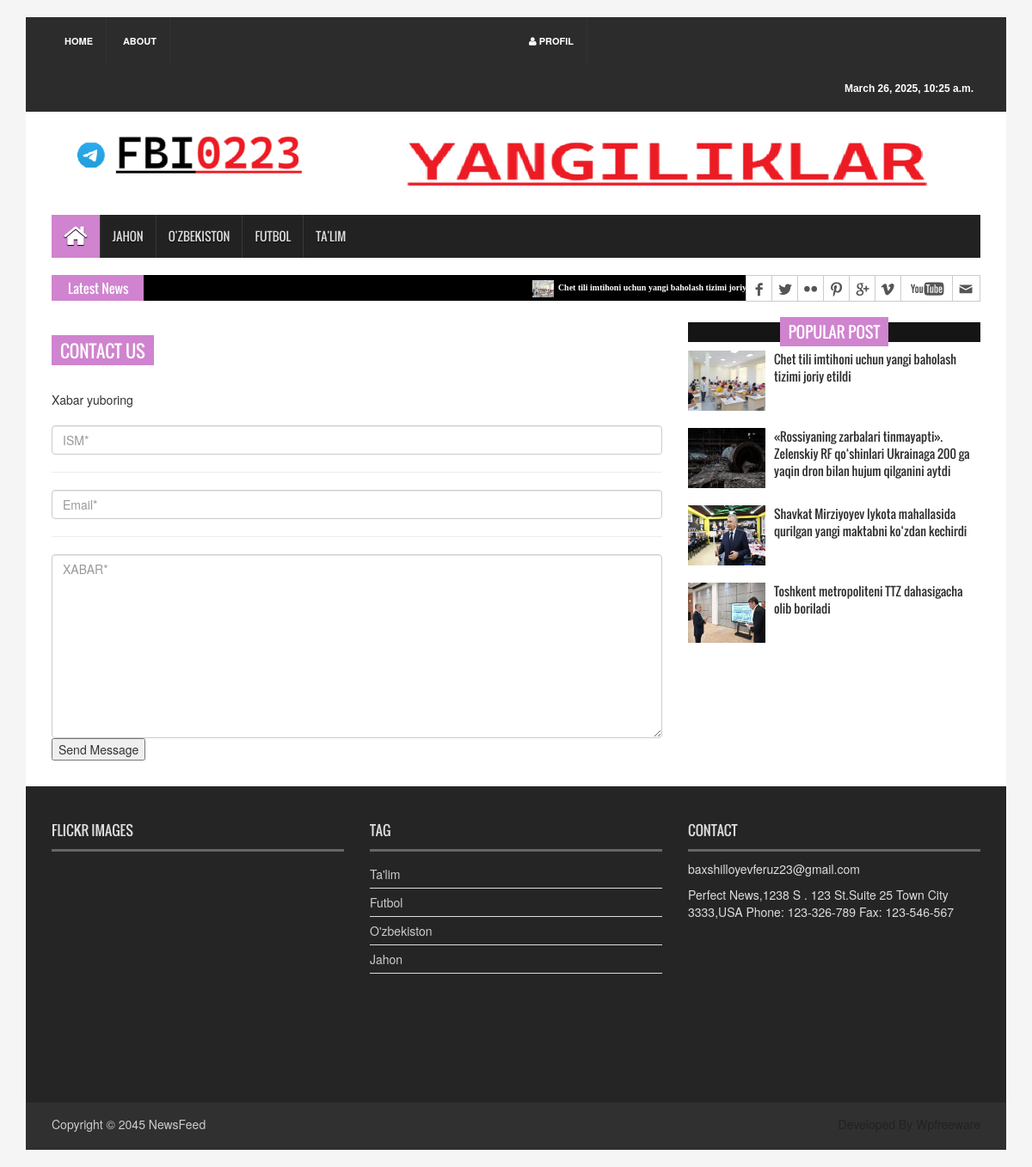
Page /contact/ on the earlier database version.
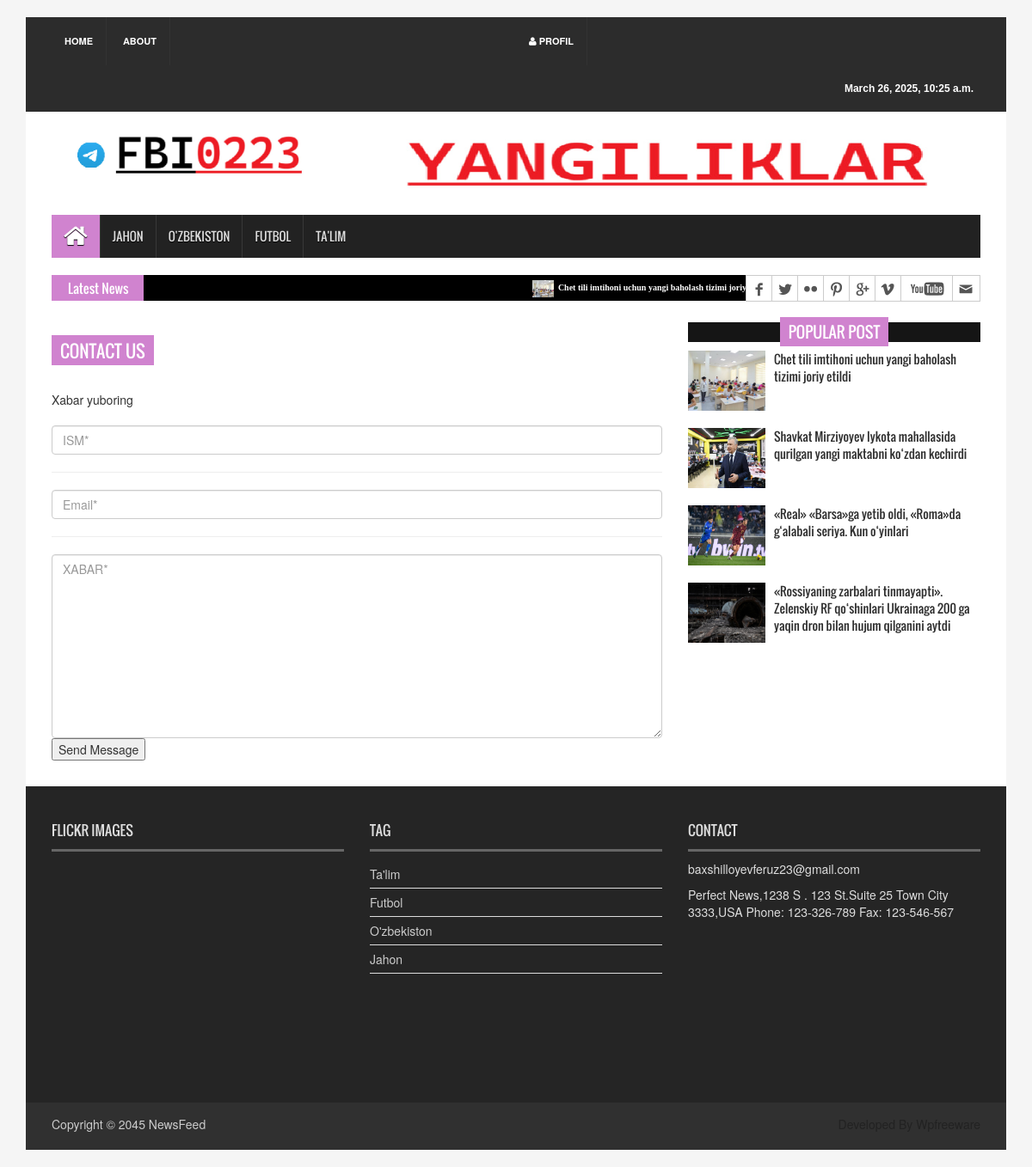
Same page on the later database version.
### app/models.py (models this page shows, shortened)
class Category(models.Model):
    name = models.CharField(max_length=100)
    is_active = models.BooleanField(default=True)

class News(models.Model):
    title = models.CharField(max_length=200)
    short_dec = models.CharField(max_length=200)
    desc = models.TextField()
    author = models.CharField(max_length=100, default='admin')
    image = models.FileField()
    category = models.ForeignKey(Category, on_delete=models.CASCADE)
    views = models.PositiveIntegerField(default=0)
    created_at = models.DateTimeField(auto_now_add=True)
    like = models.PositiveIntegerField(default=0)
    dislike = models.PositiveIntegerField(default=0)
    liked_users = models.ManyToManyField(User, related_name='liked_news', blank=True)
    disliked_users = models.ManyToManyField(User, related_name='disliked_news', blank=True)

### app/views.py (the view)
# urls.py: path('contact/', contact1, name='contact'),
def contact1(request):
    news = News.objects.all().order_by('-created_at')
    popular = News.objects.all().order_by('-views')
    ctg = Category.objects.all().order_by('-id')
    ctg1 = Category.objects.filter(is_active=True)
    if request.method == "POST":
        form = ContactMessageForm(request.POST)
        if form.is_valid():
            form.save()
            return redirect("index")
    else:
        form = ContactMessageForm()
    ctx = {
        'ctg': ctg,
        'ctg1': ctg1,
        'news': news,
        'popular': popular,
        'date': date_view(),
        'form': form,
    }
    return render(request, "contact.html", ctx)

### app/forms.py
class ContactMessageForm(forms.ModelForm):
    class Meta:
        model = ContactMessage
        fields = ['name', 'email', 'message']

### app/views.py (called while the page is built)
def date_view():
    return datetime.datetime.today()

### templates/contact.html (shortened to what the changed rows need)
<!DOCTYPE html>
<html>
{% load static %}
<head>
<link rel="stylesheet" type="text/css" href="{% static 'assets/css/bootstrap.min.css' %}">
<link rel="stylesheet" type="text/css" href="{% static 'assets/css/font-awesome.min.css' %}">
<link rel="stylesheet" type="text/css" href="{% static 'assets/css/animate.css' %}">
<link rel="stylesheet" type="text/css" href="{% static 'assets/css/font.css' %}">
<link rel="stylesheet" type="text/css" href="{% static 'assets/css/li-scroller.css' %}">
<link rel="stylesheet" type="text/css" href="{% static 'assets/css/slick.css' %}">
<link rel="stylesheet" type="text/css" href="{% static 'assets/css/jquery.fancybox.css' %}">
<link rel="stylesheet" type="text/css" href="{% static 'assets/css/theme.css' %}">
<link rel="stylesheet" type="text/css" href="{% static 'assets/css/style.css' %}">
</head>
<body>
<div class="container">
  <section id="navArea">
    <nav class="navbar navbar-inverse" role="navigation">
      <div id="navbar" class="navbar-collapse collapse">
        <ul class="nav navbar-nav main_nav">
          {% for ct in ctg1 %}
          <li><a href="{% url 'ct_d' ct.id%}">{{ct.name}}</a></li>
          {% endfor %}
        </ul>
      </div>
    </nav>
  </section>
  <section id="newsSection">
    <div class="row">
      <div class="col-lg-12 col-md-12">
        <div class="latest_newsarea"> <span>Latest News</span>
           <ul id="ticker01" class="news_sticker">
            {% for new in news %}
              <li><a href="{% url 'n_d' new.id %}"><img src="{{ new.image.url }}" alt="">{{new.title}}</a></li>
            {% endfor %}
          </ul>
        </div>
      </div>
    </div>
  </section>
<section id="contentSection">
    <div class="row">
        <div class="col-lg-8 col-md-8 col-sm-8">
            <div class="left_content">
                <div class="contact_area">
                    <h2>Contact Us</h2>
                </div>
            </div>
        </div>
        <div class="col-lg-4 col-md-4 col-sm-4">
            <aside class="right_content">
                <div class="single_sidebar">
                    <h2><span>Popular Post</span></h2>
                    <ul class="spost_nav">
                        {% for new in popular|slice:"0:4" %}
                        <li>
                            <div class="media wow fadeInDown">
                                <a href="{% url 'n_d' new.id %}" class="media-left">
                                    <img alt="" src="{{ new.image.url }}">
                                </a>
                                <div class="media-body">
                                    <a href="{% url 'n_d' new.id %}" class="catg_title">{{ new.title }}</a>
                                </div>
                            </div>
                        </li>
                        {% endfor %}
                    </ul>
                </div>
            </aside>
        </div>
    </div>
</section>
  <footer id="footer">
    <div class="footer_top">
      <div class="row">
        <div class="col-lg-4 col-md-4 col-sm-4">
          <div class="footer_widget wow fadeInLeftBig">
            <h2>Flickr Images</h2>
          </div>
        </div>
        <div class="col-lg-4 col-md-4 col-sm-4">
          <div class="footer_widget wow fadeInDown">
            <h2>Tag</h2>
            <ul class="tag_nav">
              {% for ct in ctg %}
              <li><a href="{% url 'ct_d' ct.id %}">{{ ct.name }}</a></li>
              {% endfor %}
            </ul>
          </div>
        </div>
        <div class="col-lg-4 col-md-4 col-sm-4">
          <div class="footer_widget wow fadeInRightBig">
            <h2>Contact</h2>
          </div>
        </div>
      </div>
    </div>
  </footer>
</div>
</body>
</html>

Differences in the rows shown:
no longer on this page (row edited): News: image (picture), title "Toshkent metropoliteni TTZ dahasigacha olib boriladi", shown under "POPULAR POST"
changed News "Shavkat Mirziyoyev Iykota mahallasida qurilgan yangi maktabni ko‘zdan kechirdi": moves up the list
now on this page (row edited): News: image (picture), title "«Real» «Barsa»ga yetib oldi, «Roma»da g‘alabali seriya. Kun o‘yinlari", shown under "POPULAR POST"
